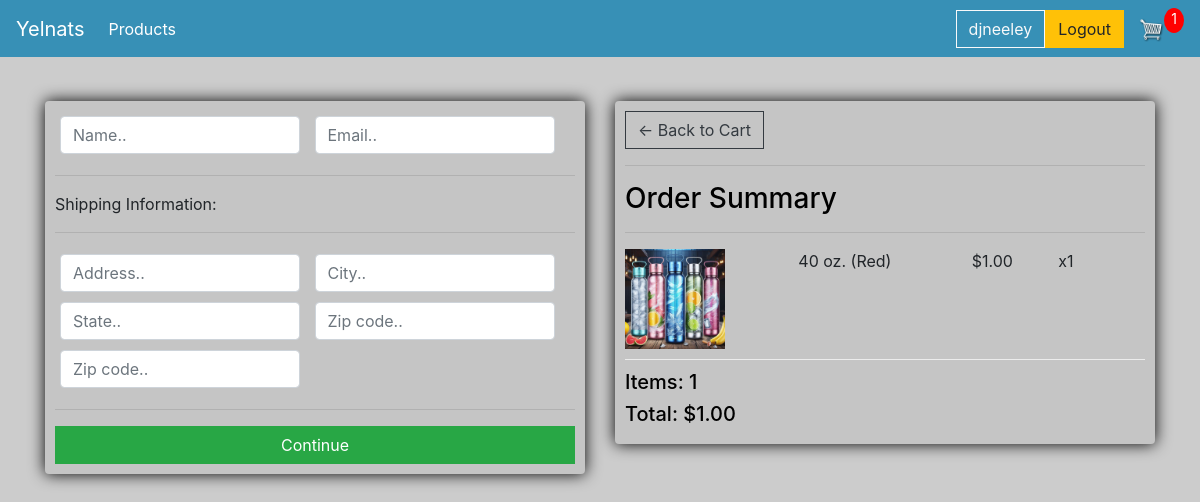
/checkout/ (signed in), run on an earlier commit of the app's database.
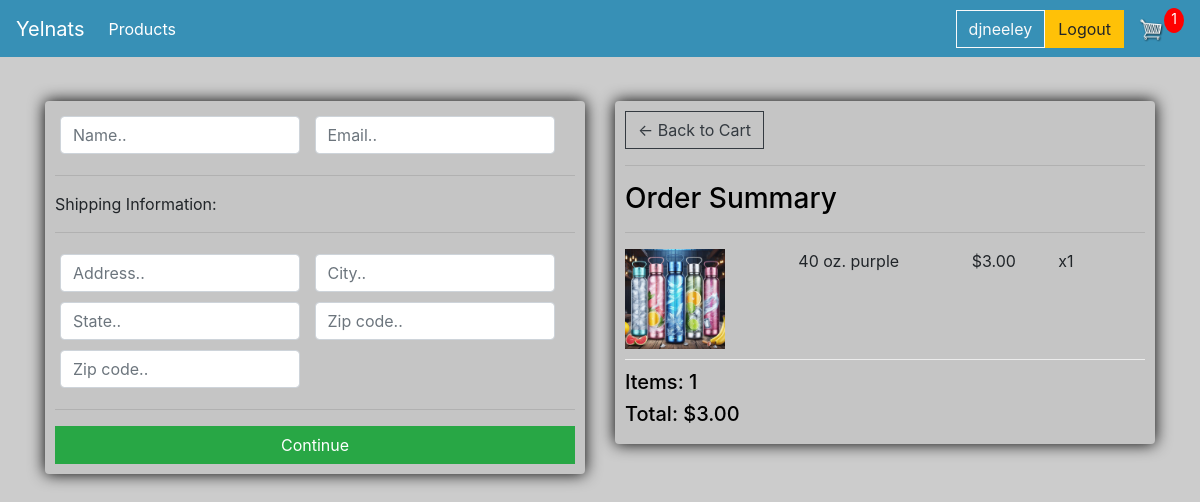
And on a later commit of the database.
### store/models.py (models this page shows, shortened)
class OrderItem(models.Model):
    product = models.ForeignKey(Product, on_delete=models.SET_NULL, blank=True, null=True)
    order = models.ForeignKey(Order, on_delete=models.SET_NULL, blank=True, null=True)
    quantity = models.IntegerField(default=0, null=True, blank=True)
    date_added = models.DateTimeField(auto_now_add=True)
    @property
    def get_total(self):
        total = self.product.price * self.quantity
        return total

class Product(models.Model):
    name = models.CharField(max_length=200, null=True)
    price = models.DecimalField(max_digits=5, decimal_places=2)
    digital = models.BooleanField(default=False, null=True, blank=False)
    image = models.ImageField(null=True, blank=True)

class Order(models.Model):
    customer = models.ForeignKey(Customer, on_delete=models.SET_NULL, blank=True, null=True)
    date_ordered = models.DateTimeField(auto_now_add=True)
    complete = models.BooleanField(default=False, null=True, blank=False)
    transaction_id = models.CharField(max_length=100, null=True)
    @property
    def get_cart_total(self):
        orderitems = self.orderitem_set.all()
        total = sum([item.get_total for item in orderitems])
        return total
    @property
    def get_cart_items(self):
        orderitems = self.orderitem_set.all()
        total = sum([item.quantity for item in orderitems])
        return total

### store/views.py (the view)
# urls.py: path('checkout/', views.checkout, name="checkout"),
def checkout(request):
	if request.user.is_authenticated:
		customer = request.user.customer
		order, created = Order.objects.get_or_create(customer=customer, complete=False)
		items = order.orderitem_set.all()
		cartItems = len(items)
	else:
		Data = cookieCart(request)
		cartItems = Data['cartItems']
		order = Data['order']
		items = Data['items']
	context = {'items':items, 'order':order, 'cartItems':cartItems}
	return render(request, 'store/checkout.html', context)

### store/templates/store/checkout.html (shortened to what this page needs)
{% extends 'store/main.html' %}
{% load static %}
{% block content %}
<div class="row">
    <div class="col-lg-6">
        <div class="box-element" id="form-wrapper">
            <form id="form">
                <div id="user-info">
                    <div class="form-field">
                        <input required class="form-control" type="text" name="name" placeholder="Name..">
                    </div>
                    <div class="form-field">
                        <input required class="form-control" type="email" name="email" placeholder="Email..">
                    </div>
                </div>
                <div id="shipping-info">
                    <hr>
                    <p>Shipping Information:</p>
                    <hr>
                    <div class="form-field">
                        <input class="form-control" type="text" name="address" placeholder="Address..">
                    </div>
                    <div class="form-field">
                        <input class="form-control" type="text" name="city" placeholder="City..">
                    </div>
                    <div class="form-field">
                        <input class="form-control" type="text" name="state" placeholder="State..">
                    </div>
                    <div class="form-field">
                        <input class="form-control" type="text" name="zipcode" placeholder="Zip code..">
                    </div>
                    <div class="form-field">
                        <input class="form-control" type="text" name="country" placeholder="Zip code..">
                    </div>
                </div>
                <hr>
                <input id="form-button" class="btn btn-success btn-block" type="submit" value="Continue">
            </form>
        </div>
        <br>
    </div>
    <div class="col-lg-6">
        <div class="box-element">
            <a class="btn btn-outline-dark" href="{% url 'cart' %}">&#x2190; Back to Cart</a>
            <hr>
            <h3>Order Summary</h3>
            <hr>
            {% for item in items %}
            <div class="cart-row">
                <div style="flex:2">
                    <img class="row-image" src="{{item.product.image.url}}"></img>
                </div>
                <div style="flex:2">
                    <p>{{item.product.name}}</p>
                </div>
                <div style="flex:1">
                    <p>${{item.product.price|floatformat:2}}</p>
                </div>
                <div style="flex:1">
                    <p>x{{item.quantity}}</p>
                </div>
            </div>
            {% endfor %}
            <h5>Items: {{order.get_cart_items}}</h5>
            <h5>Total: ${{order.get_cart_total|floatformat:2}}</h5>
        </div>
    </div>
</div>
{% endblock content %}

What changed in the data, as far as the page shows it:
removed OrderItem: product.image (picture), product.name "40 oz. (Red)", product.price "1.00", quantity "1"
removed Order: get_cart_items "1", get_cart_total "1.00"
added OrderItem: product.image (picture), product.name "40 oz. purple", product.price "3.00", quantity "1"
added Order: get_cart_items "1", get_cart_total "3.00"
